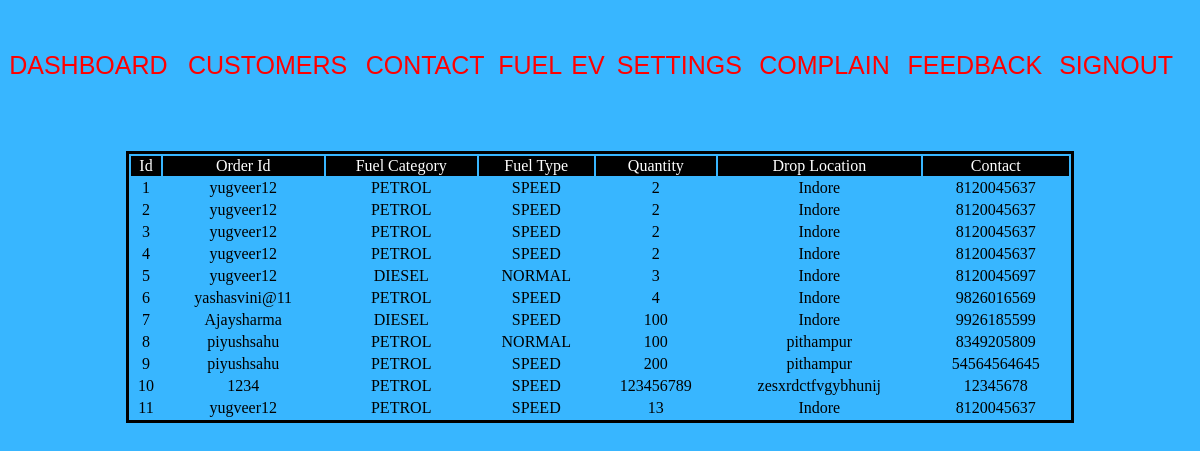
Screenshot of /companyorderfuelcodedb with the database file from the repository.
### development/models.py (models this page shows)
class CustomerOrderFuel(models.Model):
    orderid = models.AutoField(primary_key=True, db_column='Orderid')
    customer_id = models.TextField(db_column='ID')
    fuelcategory = models.TextField(db_column='Fuelcategory')
    fueltype = models.TextField(db_column='fueltype')
    quantity = models.TextField(db_column='quantity')
    droplocation = models.TextField(db_column='droplocation')
    contact = models.TextField(db_column='contact')
    class Meta:
        db_table = 'customerorderfueltable'

### development/views.py (the view)
# urls.py: path("companyorderfuelcodedb",views.companyorderfueldbcode),
def companyorderfueldbcode(request):
    data = list(CustomerOrderFuel.objects.values_list())
    return render(request, "companyorderfuel.html", {'data': data})

### templates/companyorderfuel.html (shortened to what this page needs)
{% load static %}
<!DOCTYPE html>
<html lang="en">
<head>
</head>
<body>
<div style="width:100%;height:50px">
    <table width="100%" class="tabtheme">
        <tr>
            <td class="box"><a href="companydashboardlink" >Dashboard</a></td>
            <td class="box"><a href="companycustomerscodedb">Customers</a></td>
            <td class="box"><a href="companycontactcodedb">Contact</a></td>
            <td class="box"><a href="companyorderfuelcodedb">Fuel</a></td>
            <td class="box"><a href="companyorderevcodedb">EV</a></td>
            <td class="box"><a href="companysettingslink">settings</a></td>
            <td class="box"><a href="companycomplaincodedb">complain</a></td>
            <td class="box"><a href="companyfeedbackcodedb">feedback</a></td>
            <td class="box"><a href="companylink">signout</a></td>
        </tr>
    </table>
</div>
<div class="formtheme">
<br><br>
    <table width="80%" align="center" style="border:solid">
        <tr align="center"  style="background-color:black;color:white;">
            <td>Id</td>
            <td>Order Id</td>
            <td>Fuel Category</td>
            <td>Fuel Type</td>
            <td>Quantity</td>
            <td>Drop Location</td>
            <td>Contact</td>
        </tr>
        {% for records in data %}
            <tr align="center">
                <td>{{ records.0 }}</td>
                <td>{{ records.1 }}</td>
                <td>{{ records.2 }}</td>
                <td>{{ records.3 }}</td>
                <td>{{ records.4 }}</td>
                <td>{{ records.5 }}</td>
                <td>{{ records.6 }}</td>
            </tr>
        {% endfor %}
    </table>
</div>
</body>
</html>

### rows the page displays
CustomerOrderFuel: Orderid "1", ID "yugveer12", Fuelcategory "PETROL", fueltype "SPEED", quantity "2", droplocation "Indore", contact "8120045637"
CustomerOrderFuel: records "2", ID "yugveer12", Fuelcategory "PETROL", fueltype "SPEED", droplocation "Indore", contact "8120045637"
CustomerOrderFuel: Orderid "3", ID "yugveer12", Fuelcategory "PETROL", fueltype "SPEED", quantity "2", droplocation "Indore", contact "8120045637"
CustomerOrderFuel: Orderid "4", ID "yugveer12", Fuelcategory "PETROL", fueltype "SPEED", quantity "2", droplocation "Indore", contact "8120045637"
CustomerOrderFuel: Orderid "5", ID "yugveer12", Fuelcategory "DIESEL", fueltype "NORMAL", quantity "3", droplocation "Indore", contact "8120045697"
CustomerOrderFuel: Orderid "6", ID "yashasvini@11", Fuelcategory "PETROL", fueltype "SPEED", quantity "4", droplocation "Indore", contact "9826016569"
CustomerOrderFuel: Orderid "7", ID "Ajaysharma", Fuelcategory "DIESEL", fueltype "SPEED", quantity "100", droplocation "Indore", contact "9926185599"
CustomerOrderFuel: Orderid "8", ID "piyushsahu", Fuelcategory "PETROL", fueltype "NORMAL", quantity "100", droplocation "pithampur", contact "8349205809"
CustomerOrderFuel: Orderid "9", ID "piyushsahu", Fuelcategory "PETROL", fueltype "SPEED", quantity "200", droplocation "pithampur", contact "54564564645"
CustomerOrderFuel: Orderid "10", ID "1234", Fuelcategory "PETROL", fueltype "SPEED", quantity "123456789", droplocation "zesxrdctfvgybhunij", contact "12345678"
CustomerOrderFuel: Orderid "11", ID "yugveer12", Fuelcategory "PETROL", fueltype "SPEED", quantity "13", droplocation "Indore", contact "8120045637"
